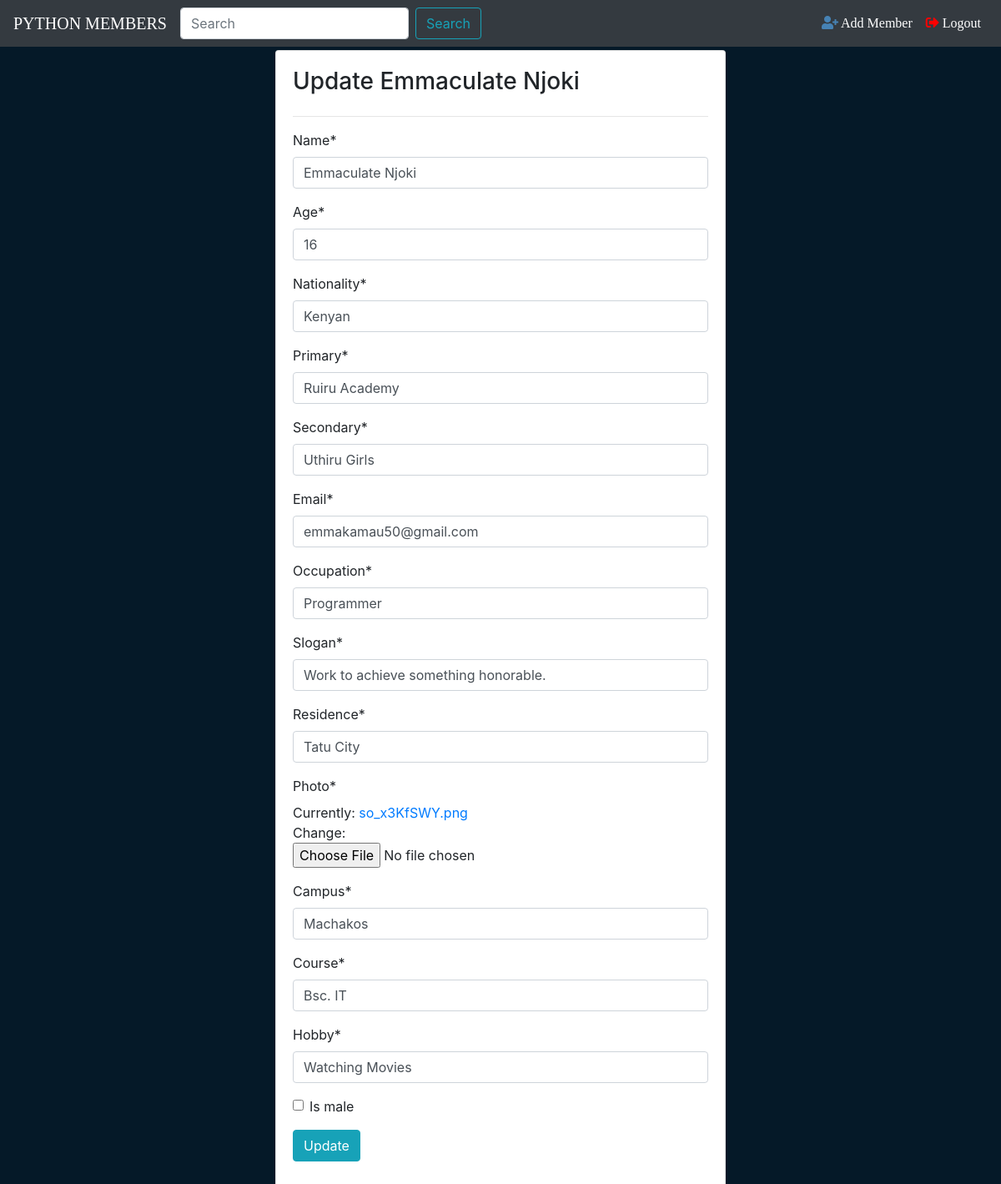
/1/update, run on the app's committed database.
### sodaapp/models.py (models this page shows, shortened)
class Member(models.Model):
    name = models.CharField(max_length=40)
    age = models.IntegerField()
    nationality = models.CharField(max_length=40)
    primary = models.CharField(max_length=40)
    secondary = models.CharField(max_length=40)
    email = models.EmailField()
    occupation = models.CharField(max_length=40)
    slogan = models.CharField(max_length=50)
    residence = models.CharField(max_length=40)
    photo = models.ImageField()
    campus = models.CharField(max_length=40)
    course = models.CharField(max_length=40)
    hobby = models.CharField(max_length=40)
    is_male = models.BooleanField(default=True)

### sodaapp/views.py (the view)
# urls.py: path('<int:pk>/update', views.MemberUpdateView.as_view(),
class MemberUpdateView(UpdateView):
    model = Member
    fields = '__all__'

### sodaapp/templates/sodaapp/member_form.html (shortened to what this page needs)
{% extends 'sodaapp/base.html' %}
{% load crispy_forms_tags %}
{% block content %}
    <div class="row">
        <div class="col-sm-3"></div>
        <div class="col-sm-6">
            <div class="card card-body my-1">
                <h3 class="text-capitalize">{% if object %}Update {{ object.name }}{% else %}add member{% endif %}</h3>
                <hr>
                <form method="post" enctype="multipart/form-data">
                    {{ form|crispy }}
                    <div class="form-group">
                        <button type="submit" class="btn btn-info">{% if object %}Update{% else %}Submit{% endif %}</button>
                    </div>
                </form>
            </div>
        </div>
    </div>
{% endblock %}

### sodaapp/static/sodaapp/css/style.css (style rules this page uses)
body { background: url("../images/db.png"); }

### data on the page
Member: name "Emmaculate Njoki", age "16", nationality "Kenyan", primary "Ruiru Academy", secondary "Uthiru Girls", email "emmakamau50@gmail.com", occupation "Programmer", slogan "Work to achieve something honorable.", residence "Tatu City", campus "Machakos", course "Bsc. IT", hobby "Watching Movies"
